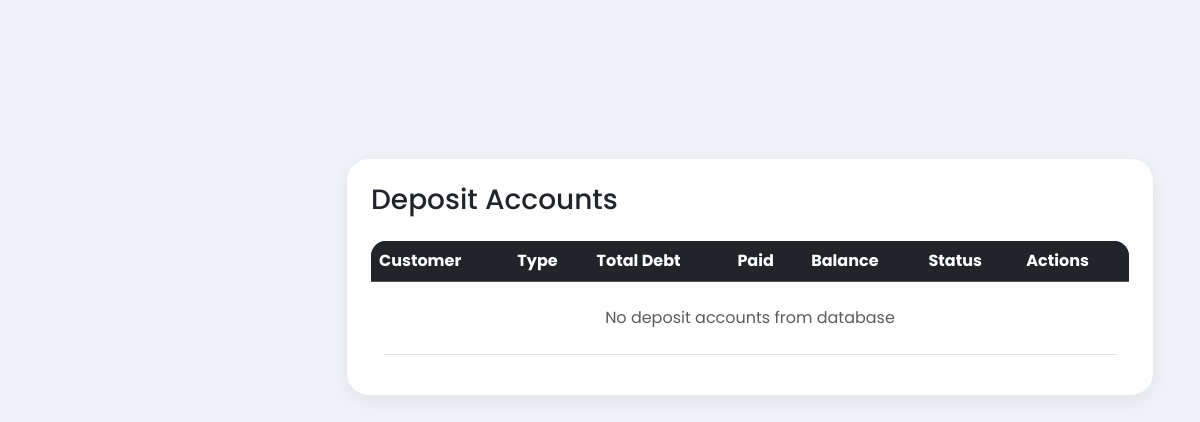
The page /deposists/ on the database as committed earlier.
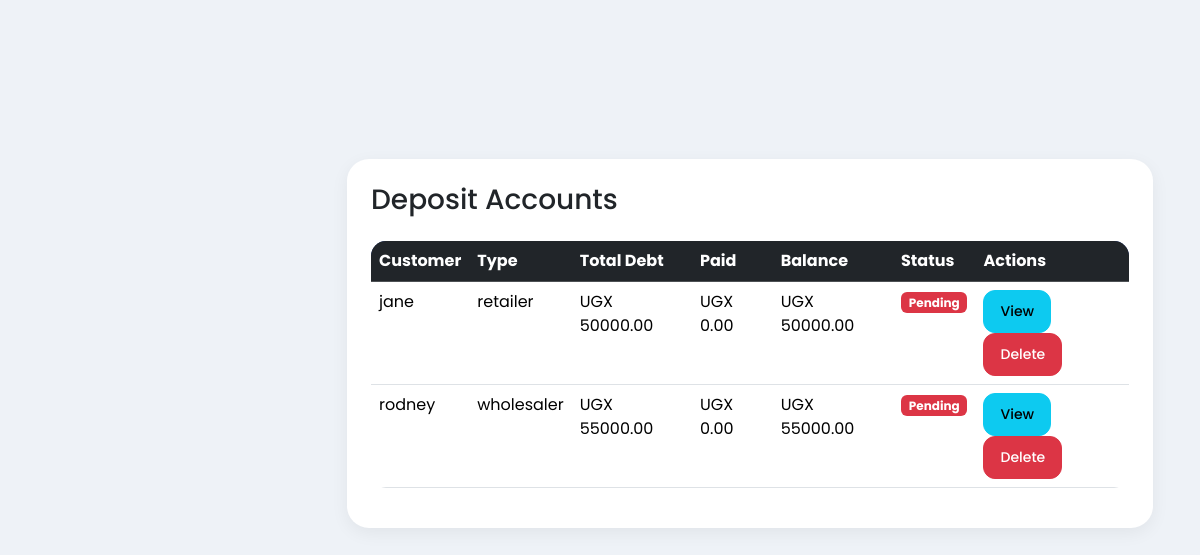
The same page on the database as committed later.
### deposists/models.py (models this page shows, shortened)
class Deposit(models.Model):
    STATUS = (
        ('pending', 'Pending'),
        ('paid', 'Paid'),
    )
    customer = models.ForeignKey(Customer, on_delete=models.CASCADE, related_name='deposits')
    sale = models.OneToOneField(Sale, on_delete=models.CASCADE, related_name='deposit')
    total_amount = models.DecimalField(max_digits=12, decimal_places=2)
    amount_paid = models.DecimalField(max_digits=12, decimal_places=2, default=0)
    balance = models.DecimalField(max_digits=12, decimal_places=2)
    status = models.CharField(max_length=10, choices=STATUS, default='pending')
    first_payment_date = models.DateTimeField(auto_now_add=True)
    created_at = models.DateTimeField(auto_now_add=True)

### sales/models.py (models this page shows, shortened)
class Customer(models.Model):
    CUSTOMER_TYPES = (
        ('walk_in', 'Walk In'),
        ('retailer', 'Retailer'),
        ('wholesaler', 'Wholesaler'),
    )
    name = models.CharField(max_length=255)
    customer_type = models.CharField(max_length=20, choices=CUSTOMER_TYPES)
    phone = models.CharField(max_length=20, blank=True, null=True)
    location = models.CharField(max_length=255)
    distance_km = models.DecimalField(max_digits=10, decimal_places=2, default=0)
    created_at = models.DateTimeField(auto_now_add=True)

### deposists/views.py (the view)
# urls.py: path('',views.deposit_list, name='deposit_list'),
def deposit_list(request):
    deposits = Deposit.objects.all().order_by('-created_at')
    return render(request, 'deposit_list.html', {'deposits': deposits})

### deposists/templates/deposit_list.html
{% extends 'base.html' %}
{% block content %}
<div class="container mt-4">
    <div class="card p-4">
        <div class="d-flex justify-content-between mb-3">
            <h3>Deposit Accounts</h3>
        </div>
        <table class="table table-hover">
            <thead class="table-dark">
                <tr>
                    <th>Customer</th>
                    <th>Type</th>
                    <th>Total Debt</th>
                    <th>Paid</th>
                    <th>Balance</th>
                    <th>Status</th>
                    <th>Actions</th>
                </tr>
            </thead>
            <tbody>
                {% for deposit in deposits %}
                <tr>
                    <td>{{ deposit.customer.name }}</td>
                    <td>
                        {{ deposit.customer.customer_type }}
                    </td>
                    <td>
                        UGX {{ deposit.total_amount }}
                    </td>
                    <td>
                        UGX {{ deposit.amount_paid }}
                    </td>
                    <td>
                        UGX {{ deposit.balance }}
                    </td>
                    <td>
                        {% if deposit.status == 'paid' %}
                            <span class="badge bg-success">
                                Paid
                            </span>
                        {% else %}
                            <span class="badge bg-danger">
                                Pending
                            </span>
                        {% endif %}
                    </td>
                    <td>
                        <a
                            href="{% url 'deposit_detail' deposit.id %}"
                            class="btn btn-info btn-sm">
                            View
                        </a>
                        <a
                            href="{% url 'delete_deposit' deposit.id %}"
                            class="btn btn-danger btn-sm">
                            Delete
                        </a>
                    </td>
                </tr>
                {% empty %}
                <tr>
                    <td colspan="7" class="text-center text-muted py-4">
                        No deposit accounts from database
                    </td>
                </tr>               {% endfor %}
            </tbody>
        </table>
    </div>
</div>
{% endblock %}

### nyondo_stock_project/templates/base.html (shortened to what this page needs)
{% load static %}
<!DOCTYPE html>
<html lang="en">
<head>
    <link
        href="https://cdn.jsdelivr.net/npm/bootstrap@5.3.3/dist/css/bootstrap.min.css"
        rel="stylesheet"
    >
    <link
        rel="stylesheet"
        href="https://cdn.jsdelivr.net/npm/bootstrap-icons@1.11.3/font/bootstrap-icons.min.css"
    >
  <link rel="stylesheet" href="{% static 'styles.css' %}">
</head>
<body>
<div class="content">
    {% block content %}
    {% endblock %}
</div>
</body>
</html>

### nyondo_stock_project/static/styles.css (style rules this page uses)
* { margin: 0; padding: 0; box-sizing: border-box; }
body { font-family: 'Poppins', sans-serif; background: #eef2f7; overflow-x: hidden; }
.content { margin-left: 300px; margin-top: 100px; padding: 35px; }
.card { border: none; border-radius: 22px; background: white; box-shadow: 0 5px 18px rgba(0,0,0,0.06); transition: 0.3s ease; }
.table { border-radius: 15px; overflow: hidden; background: white; }
thead { background: #1e3a8a; color: white; }
.btn { border-radius: 12px; font-weight: 500; padding: 10px 16px; }

Rows that differ between the two databases and show on the page:
added Deposit: customer.name "jane", customer.customer_type "retailer", total_amount "50000.00", amount_paid "0.00", balance "50000.00", status "Pending"
added Deposit: customer.name "rodney", customer.customer_type "wholesaler", total_amount "55000.00", amount_paid "0.00", balance "55000.00", status "Pending"
Other text that changed with them:
text no longer shown: "No deposit accounts from database"
